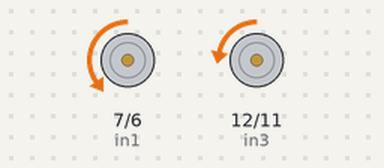
A sketch run on a simulated Arduino Uno, built with avr-gcc and run on an emulated ATmega328P. On the bench: motor-driver pin pairs drawn as motors (green arrow = first pin HIGH = forward, orange = second pin HIGH = backward, longer = more drive, scaled by the enable pin). What the sketch prints to the serial monitor is not drawn.

Above: at 0.1 s.
Timing chart, 0 to 1.6 s (numbered marks = the images above):
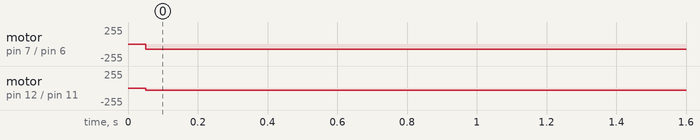

The sketch:

test_for_motor.ino
```cpp
#include<string.h>


/*     we have 5 sensors arranged like this...


                                                                                   [2]
                                                                                   straight
                                                                     [1]                           [3]
                                                                     Left                          Right
                                                   [0]                                                              [4]
                                                   sharpLeft                                                        sharpRight


*we read from all 5 sensors with very small delays in between readings to prevent interference on the single ADC
*in this version we implemented 5 functions for motor motion (go straight, turn sharp left, turn left, turn sharpright, turn right, start/stop)
*left motor is motor A, right motor is motor B
*/

//reading variables for sensors
int readingSharpLeft;
int readingSharpRight;
int readingLeft;
int readingRight;
int readingStraight;


int pot;


//booleans used in toggles
bool startmotion;
bool buttonpress0;
bool buttonpress1;


#define enA 10                    //enable motor A  (left)
#define enB 9                   //enable motor B  (right)
#define in1 7                    //for motor A
#define in2 6
//for motor A
#define in3 12                   //for motor B
#define in4 11                   //for motor B
#define button 2
#define kd_read A5


#define sensorSharpLeft A0
#define sensorSharpRight A1
#define sensorLeft A2
#define sensorRight A3
#define sensorStraight A4


int speedP;                       //speed of motor
int pwmOutputA = 0;
int pwmOutputB = 0;


void check_button()                   //assuming the button gives 1 when pressed down
{
  buttonpress0 = buttonpress1;
  buttonpress1 = digitalRead(button);
}


void turnSharpLeft()
{
  pwmOutputA = 40;
  pwmOutputB = 0;
  analogWrite(enA, pwmOutputA); // Send PWM signal to L298N Enable pin
  analogWrite(enB, pwmOutputB); // Send PWM signal to L298N Enable pin
  delay(20);
}


void turnSharpRight()
{
  pwmOutputB = 40;
  pwmOutputA = 0;
  analogWrite(enA, pwmOutputA); // Send PWM signal to L298N Enable pin
  analogWrite(enB, pwmOutputB); // Send PWM signal to L298N Enable pin
  delay(20);
}


void turnLeft()
{
  pwmOutputA = 80;
  pwmOutputB = 30;
  analogWrite(enA, pwmOutputA); // Send PWM signal to L298N Enable pin
  analogWrite(enB, pwmOutputB); // Send PWM signal to L298N Enable pin
  delay(20);
}


void turnRight()
{
  pwmOutputB = 80;
  pwmOutputA = 0;
  analogWrite(enA, pwmOutputA); // Send PWM signal to L298N Enable pin
  analogWrite(enB, pwmOutputB); // Send PWM signal to L298N Enable pin
  delay(20);
}

void goStraight()
{
  pwmOutputB = speedP;
  pwmOutputA = 1.2 * speedP;
  analogWrite(enA, pwmOutputA); // Send PWM signal to L298N Enable pin
  analogWrite(enB, pwmOutputB); // Send PWM signal to L298N Enable pin
 // delay(20);
}


void setup(){
  Serial.begin(9600);
  delay(50);
  pinMode(A3, INPUT);
  pinMode(A4, INPUT);
  pinMode(A0, INPUT);
  pinMode(A2, INPUT);
  pinMode(A1, INPUT);

  pinMode(A5, INPUT);


  pinMode(enA, OUTPUT);
  pinMode(in1, OUTPUT);
  pinMode(in2, OUTPUT);
  pinMode(in3, OUTPUT);
  pinMode(in4, OUTPUT);
  Serial.println("hello1");

//ASSUMING ONE DIRECTION ONLYYYYY
//IE (WHEN SHARP TURNING LEFT, WE HOLD ONE MOTOR AT SPEED 0 WHILE THE OTHER AT ANY SMALL SPEED)
  digitalWrite(in1, LOW);
  digitalWrite(in2, HIGH);

  digitalWrite(in3, LOW);
  digitalWrite(in4, HIGH);


  startmotion = false;


}

//dunno about those variables but they are used for timers instead of delays
unsigned long t0 = 0;
unsigned long t1 = 0;
bool flag = false;

void loop(){

  //pot = 80
  speedP = 80; //map(pot, 0, 1023, 0, 255);
  if(speedP < 50)
  {
    speedP = 0;
  }
  Serial.println(speedP);
  turnLeft();
//this is previous code


}
```

Measured:
- by itself, motor on pin 7 (in1) / pin 6 (in2): stopped → backward 80/255 at 0.05 s
- by itself, motor on pin 12 (in3) / pin 11 (in4): stopped → backward 30/255 at 0.05 s
